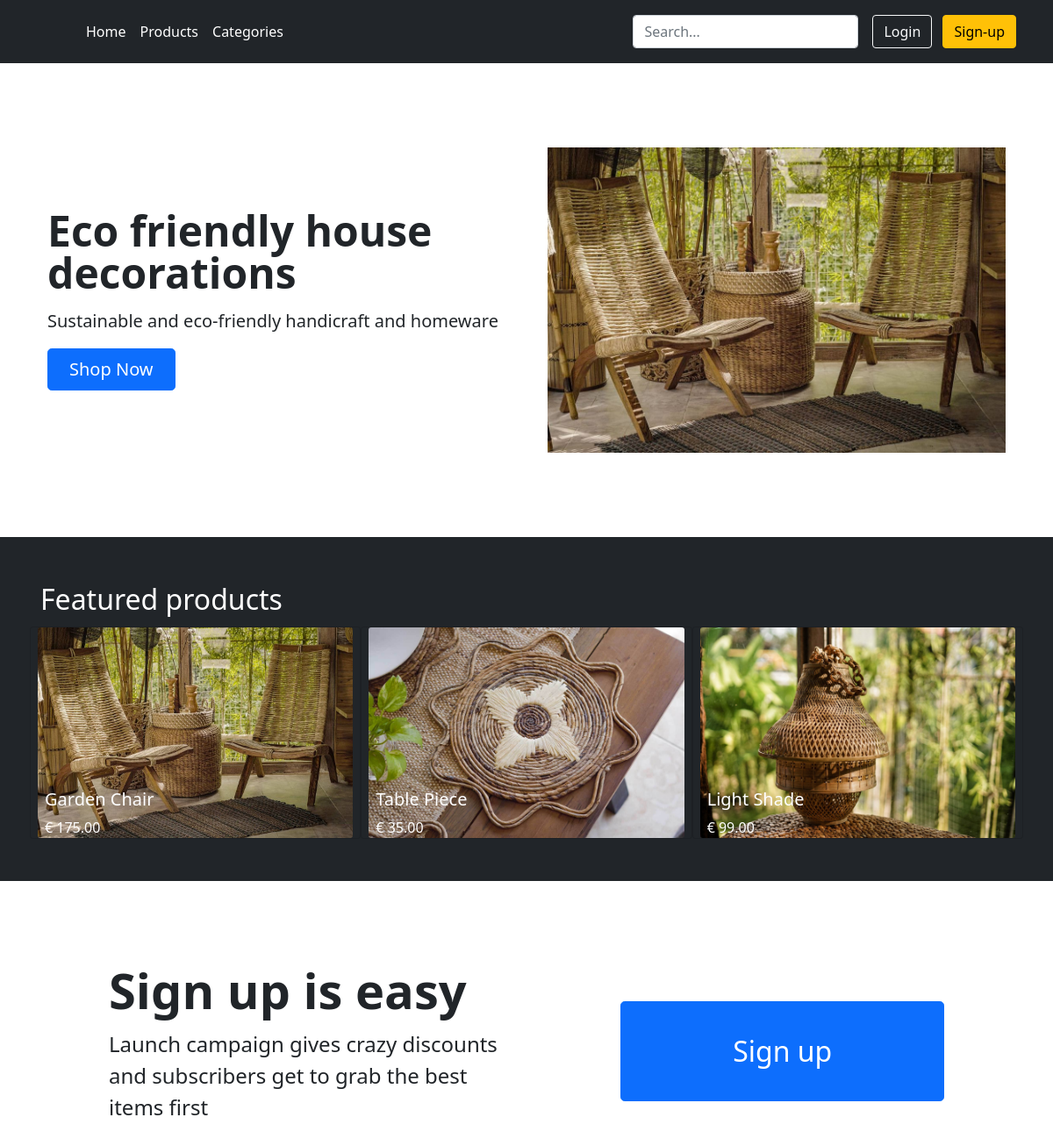
The page / on the database its author committed.
### products/models.py (models this page shows, shortened)
class Product(models.Model):
    title = models.CharField(max_length=200)
    description = models.TextField(blank=True)
    image = models.ImageField(upload_to='images/')
    price = models.DecimalField(max_digits=6, decimal_places=2)
    category = models.ForeignKey(Category, related_name='product', on_delete=models.CASCADE)
    slug = models.SlugField(max_length=255)
    quantity = models.IntegerField(default=0)
    is_active = models.BooleanField(default=True)
    created = models.DateTimeField(auto_now_add=True)
    updated = models.DateTimeField(auto_now=True)
    class Meta:
        verbose_name_plural = 'Products'
        ordering = ('-created',)

### storeAnada/views.py (the view)
# urls.py: path('', storeAnada.views.HomeView.as_view(), name='home'),
class HomeView(TemplateView):
	template_name = "store/home.html"
	def get_context_data(self, **kwargs):
		context = super().get_context_data(**kwargs)
		context["products"] = Product.objects.all()[:3]
		return context

### templates/store/home.html (shortened to what this page needs)
{% extends "base.html" %}
{% load static %}
{% block content %}
    <div class="container col-xxl-8 px-4 py-5">
        <div class="row flex-lg-row-reverse align-items-center g-5 py-5">
            <div class="col-10 col-sm-8 col-lg-6">
                <img src="{% static "/images/chairs.jpg" %}" class="d-block mx-lg-auto img-fluid" alt="Anada Chairs"
                     width="700" height="500" loading="lazy">
            </div>
            <div class="col-lg-6">
                <h1 class="display-5 fw-bold lh-1 mb-3">Eco friendly house decorations</h1>
                <p class="lead">
                    Sustainable and eco-friendly handicraft and homeware
                </p>
                <div class="d-grid gap-2 d-md-flex justify-content-md-start">
                    <a href="{% url 'product-list' %}"><button type="button" class="btn btn-primary btn-lg px-4 me-md-2">Shop Now</button></a>
                </div>
            </div>
        </div>
    </div>
    <div class="album py-5 bg-dark">
        <div class="container text-white">
        <h2 class="p-1">Featured products</h2>
            <div class="row row-cols-1 row-cols-sm-2 row-cols-md-3 g-3 text-black">
                {% for product in  products %}
                <div class="card bg-dark text-white">
                    <a href="{% url 'product-detail' pk=product.pk %}">
                  <img class="card-img" src="/media/{{ product.image }}" alt="{{ product.title }}">
                        </a>
                  <div class="card-img-overlay" style="top: 70%">
                    <h5 class="card-title">{{ product.title }}</h5>
                    <p class="card-text">€ {{ product.price}}</p>
                  </div>
                </div>
                {% endfor %}
            </div>
        </div>
    </div>
    <div class="container col-xl-10 col-xxl-8 px-4 py-5">
    <div class="row align-items-center g-lg-5 py-5">
      <div class="col-lg-7 text-center text-lg-start">
        <h2 class="display-4 fw-bold lh-1 mb-3">Sign up is easy</h2>
        <p class="col-lg-10 fs-4">Launch campaign gives crazy discounts and subscribers get to grab the best items first</p>
      </div>
      <div class="col-md-10 mx-auto col-lg-5">
          <a href="{% url 'sign-up'%}"><button class="w-100 btn btn-lg btn-primary" type="submit" style="padding: 1em; font-size: 2em">Sign up</button></a>
      </div>
    </div>
  </div>
{% endblock %}

### rows shown on the page
Product: image (picture), title "Garden Chair", price "175.00"
Product: image (picture), title "Table Piece", price "35.00"
Product: image (picture), title "Light Shade", price "99.00"
